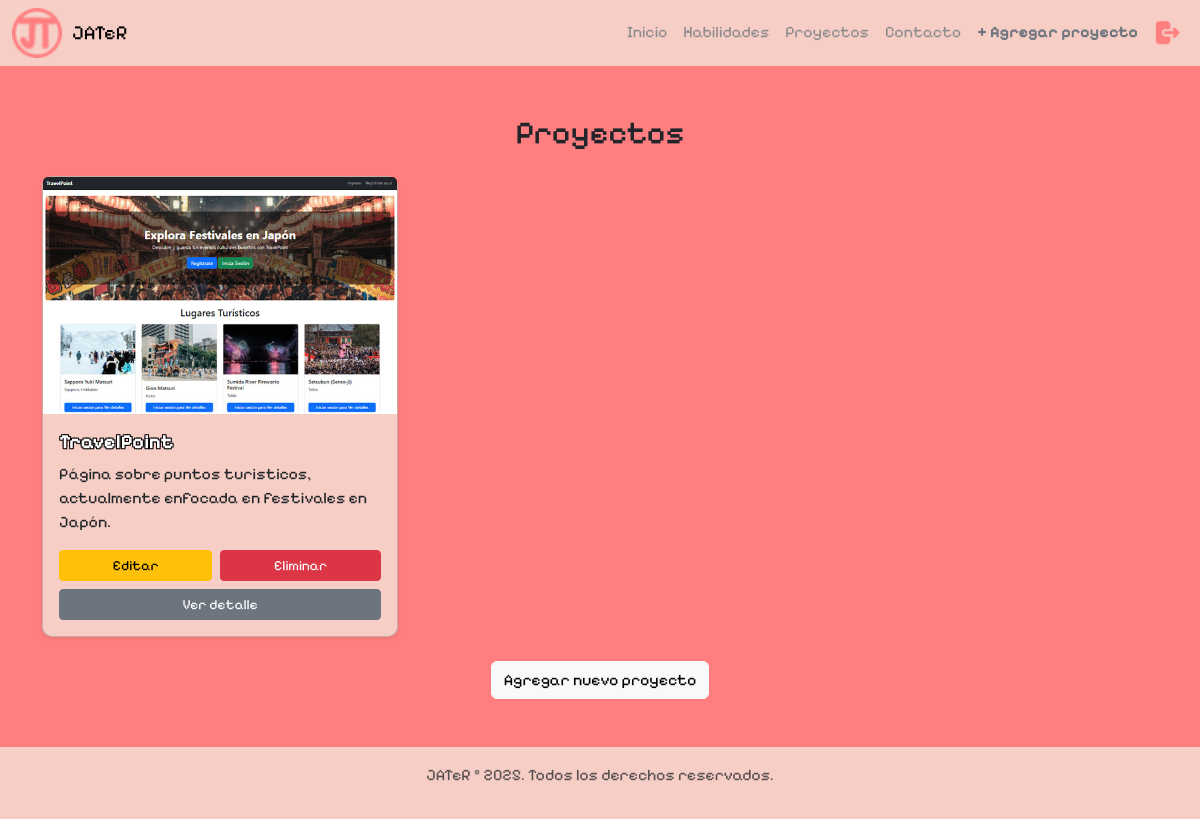
The page /proyecto/ (signed in) on the database its author committed.
### proyectos/models.py (models this page shows, shortened)
class Proyecto(models.Model):
    titulo = models.CharField(max_length=100)
    descripcion = models.TextField()
    imagen = models.ImageField(upload_to='proyectos/', blank=True, null=True)
    fecha_publicacion = models.DateTimeField(auto_now_add=True)
    demo_url = models.URLField(blank=True, null=True)
    repo_url = models.URLField(blank=True, null=True)
    habilidades = models.ManyToManyField(Habilidad, related_name='proyectos')
    class Meta:
        ordering = ['fecha_publicacion']

### proyectos/views.py (the view)
# urls.py: path('proyecto/', views.lista_proyecto, name='lista_proyecto'),
def lista_proyecto(request):
    proyecto = Proyecto.objects.all().order_by('-fecha_publicacion')
    return render(request, "proyectos/lista_proyecto.html", {"proyecto": proyecto})

### proyectos/templates/proyectos/lista_proyecto.html (shortened to what this page needs)
{% extends 'base.html' %}
{% load static %}
{% block content %}
<div class="container my-5">
    <h2 class="mb-4 text-center">Proyectos</h2>
    <div class="row g-4">
        {% for proyecto in proyecto %}
        <div class="project col-md-6 col-lg-4">
            <div class="card shadow-sm h-100 d-flex flex-column">
    {% if proyecto.imagen %}
        <img src="{{ proyecto.imagen.url }}" class="card-img-top" alt="{{ proyecto.titulo }}">
            {% endif %}
            <div class="card-body d-flex flex-column justify-content-between flex-grow-1">
                <div>
                    <h5 class="card-title">{{ proyecto.titulo }}</h5>
                    <p class="card-text">{{ proyecto.descripcion|truncatewords:20 }}</p>
                </div>
                {% if user.is_staff %}
                <div class="mt-3">
                    <div class="d-flex justify-content-between gap-2 mb-2">
                        <a href="{% url 'editar_proyecto' proyecto.pk %}" class="btn btn-warning btn-sm flex-fill">Editar</a>
                        <form method="POST" action="{% url 'eliminar_proyecto' proyecto.pk %}" class="flex-fill">
                            <button type="submit" class="btn btn-danger btn-sm w-100">Eliminar</button>
                        </form>
                    </div>
                    <a href="{% url 'detalle_proyecto' proyecto.pk %}" class="btn btn-secondary btn-sm w-100">Ver detalle</a>
                </div>
                {% else %}
                    <a href="{% url 'detalle_proyecto' proyecto.pk %}" class="btn btn-secondary btn-sm w-100 mt-3">Ver detalle</a>
                {% endif %}
            </div>
        </div>
        </div>
        {% empty %}
        <p>No hay proyectos disponibles.</p>
        {% endfor %}
    </div>
    {% if user.is_staff %}
    <div class="mt-4 text-center">
        <a href="{% url 'crear_proyecto' %}" class="btn btn-light">Agregar nuevo proyecto</a>
    </div>
    {% endif %}
</div>
{% endblock %}

### static/css/style.css (style rules this page uses)
body { margin: 0 auto; overflow-x: hidden; background-color: #ff7f81; font-family: 'Pixelify Sans', sans-serif; }
.card { background: rgb(243, 239, 227, 0.7); border-radius: 10px; }
.card-title { font-weight: bold; color: white; text-shadow: -1px -1px black, 1px -1px black, -1px 1px black, 1px 1px black; }

### rows shown on the page
Proyecto: imagen (picture), titulo "TravelPoint", descripcion "Página sobre puntos turisticos, actualmente enfocada en festivales en Japón."
